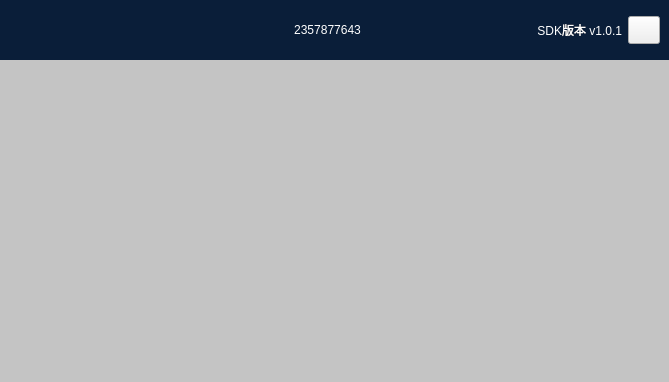
<?xml version="1.0" encoding="UTF-8"?>
<ui version="4.0">
 <class>RoomMainForm</class>
 <widget class="QWidget" name="RoomMainForm">
  <property name="geometry">
   <rect>
    <x>0</x>
    <y>0</y>
    <width>669</width>
    <height>382</height>
   </rect>
  </property>
  <property name="windowTitle">
   <string>快速开始</string>
  </property>
  <layout class="QVBoxLayout" name="verticalLayout">
   <property name="spacing">
    <number>0</number>
   </property>
   <property name="leftMargin">
    <number>0</number>
   </property>
   <property name="topMargin">
    <number>0</number>
   </property>
   <property name="rightMargin">
    <number>0</number>
   </property>
   <property name="bottomMargin">
    <number>0</number>
   </property>
   <item>
    <widget class="QWidget" name="titleWidget" native="true">
     <property name="minimumSize">
      <size>
       <width>0</width>
       <height>0</height>
      </size>
     </property>
     <property name="maximumSize">
      <size>
       <width>16777215</width>
       <height>60</height>
      </size>
     </property>
     <property name="styleSheet">
      <string notr="true">QWidget#titleWidget
{
	background: #0A1E39;
}
QLabel
{
	color:#FFFFFF;
	font-family: Arial;
	font-style: normal;
	font-weight: normal;
	font-size: 12px;
	line-height: 14px;
}</string>
     </property>
     <layout class="QHBoxLayout" name="horizontalLayout">
      <item>
       <spacer name="horizontalSpacer_3">
        <property name="orientation">
         <enum>Qt::Horizontal</enum>
        </property>
        <property name="sizeType">
         <enum>QSizePolicy::Fixed</enum>
        </property>
        <property name="sizeHint" stdset="0">
         <size>
          <width>150</width>
          <height>0</height>
         </size>
        </property>
       </spacer>
      </item>
      <item>
       <spacer name="horizontalSpacer">
        <property name="orientation">
         <enum>Qt::Horizontal</enum>
        </property>
        <property name="sizeHint" stdset="0">
         <size>
          <width>40</width>
          <height>20</height>
         </size>
        </property>
       </spacer>
      </item>
      <item>
       <widget class="QLabel" name="roomIdLabel">
        <property name="text">
         <string>2357877643</string>
        </property>
        <property name="alignment">
         <set>Qt::AlignCenter</set>
        </property>
       </widget>
      </item>
      <item>
       <spacer name="horizontalSpacer_2">
        <property name="orientation">
         <enum>Qt::Horizontal</enum>
        </property>
        <property name="sizeHint" stdset="0">
         <size>
          <width>40</width>
          <height>20</height>
         </size>
        </property>
       </spacer>
      </item>
      <item>
       <widget class="QLabel" name="sdkVersionLabel">
        <property name="sizePolicy">
         <sizepolicy hsizetype="Minimum" vsizetype="Preferred">
          <horstretch>0</horstretch>
          <verstretch>0</verstretch>
         </sizepolicy>
        </property>
        <property name="minimumSize">
         <size>
          <width>120</width>
          <height>0</height>
         </size>
        </property>
        <property name="layoutDirection">
         <enum>Qt::LeftToRight</enum>
        </property>
        <property name="text">
         <string>SDK版本 v1.0.1</string>
        </property>
        <property name="alignment">
         <set>Qt::AlignRight|Qt::AlignTrailing|Qt::AlignVCenter</set>
        </property>
       </widget>
      </item>
      <item>
       <widget class="QPushButton" name="closeBtn">
        <property name="minimumSize">
         <size>
          <width>32</width>
          <height>28</height>
         </size>
        </property>
        <property name="maximumSize">
         <size>
          <width>32</width>
          <height>28</height>
         </size>
        </property>
        <property name="styleSheet">
         <string notr="true">QPushButton
{
	border-image: url(:/QuickStart/Resources/wclose.bmp);
}</string>
        </property>
        <property name="text">
         <string/>
        </property>
       </widget>
      </item>
     </layout>
    </widget>
   </item>
   <item>
    <widget class="QWidget" name="mainWidget" native="true">
     <property name="styleSheet">
      <string notr="true">QWidget#mainWidget
{
	background:#C4C4C4;
}</string>
     </property>
     <layout class="QGridLayout" name="gridLayout">
      <property name="leftMargin">
       <number>0</number>
      </property>
      <property name="topMargin">
       <number>0</number>
      </property>
      <property name="rightMargin">
       <number>0</number>
      </property>
      <property name="bottomMargin">
       <number>0</number>
      </property>
      <property name="spacing">
       <number>0</number>
      </property>
      <item row="0" column="0">
       <widget class="VideoWidget" name="localWidget" native="true">
        <property name="styleSheet">
         <string notr="true"/>
        </property>
       </widget>
      </item>
      <item row="0" column="1">
       <widget class="VideoWidget" name="remoteWidget1" native="true"/>
      </item>
      <item row="1" column="1">
       <widget class="VideoWidget" name="remoteWidget3" native="true"/>
      </item>
      <item row="1" column="0">
       <widget class="VideoWidget" name="remoteWidget2" native="true"/>
      </item>
     </layout>
    </widget>
   </item>
  </layout>
 </widget>
 <customwidgets>
  <customwidget>
   <class>VideoWidget</class>
   <extends>QWidget</extends>
   <header location="global">videowidget.h</header>
   <container>1</container>
  </customwidget>
 </customwidgets>
 <resources>
  <include location="../CVDemo.qrc"/>
 </resources>
 <connections/>
</ui>
